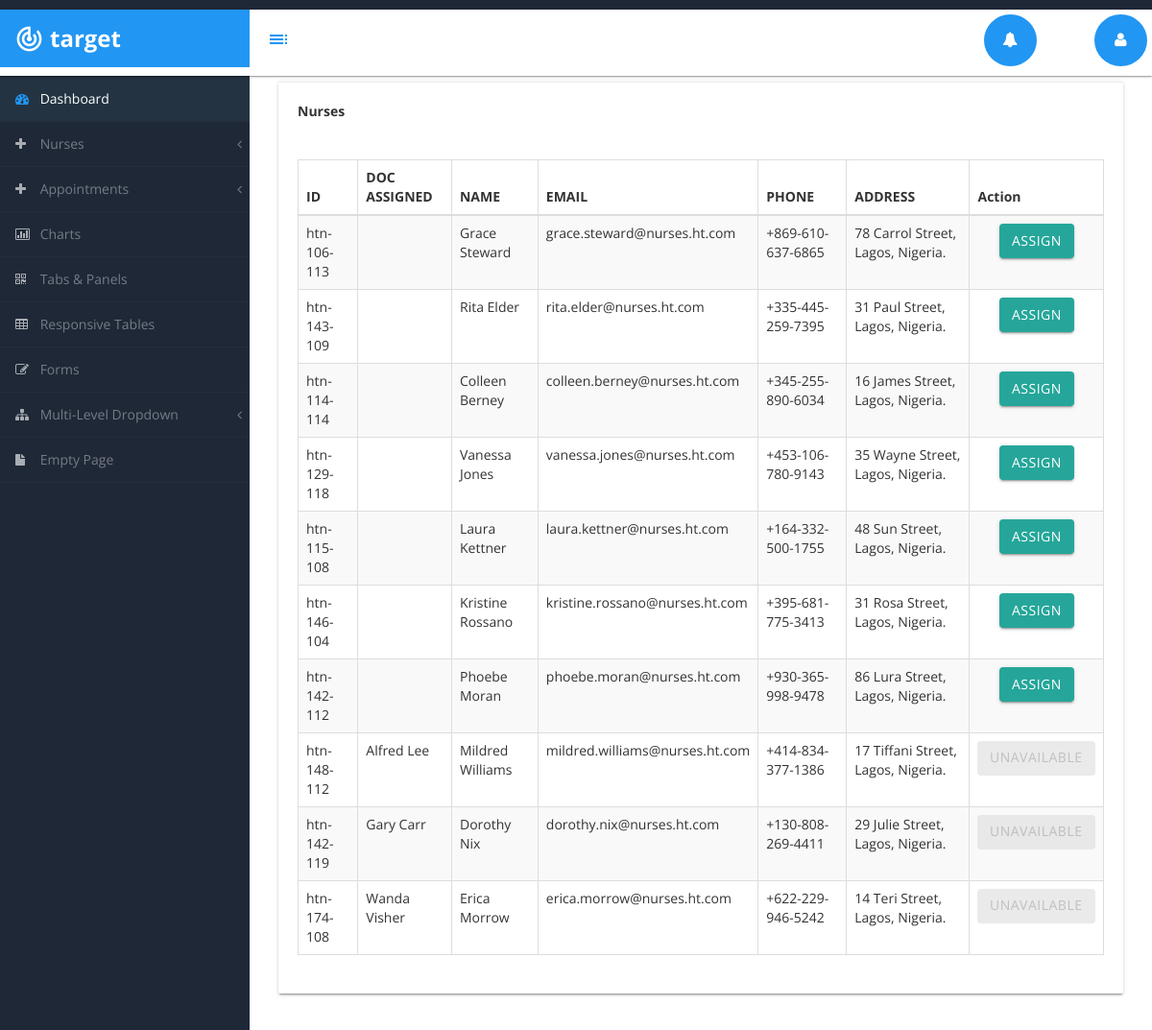
The app's page /nurses.php (signed in) with its own data.
### tables this page shows
CREATE TABLE IF NOT EXISTS `nurse` (
  `nurse_id` varchar(50) NOT NULL,
  `doctor_id` varchar(50) DEFAULT NULL,
  `room_id` varchar(50) DEFAULT NULL,
  `name` varchar(250) NOT NULL,
  `email` varchar(50) NOT NULL,
  `phone` varchar(20) NOT NULL,
  `address` longtext NOT NULL,
  `dateadded` datetime NOT NULL DEFAULT CURRENT_TIMESTAMP,
  PRIMARY KEY (`nurse_id`),
  KEY `doctor_id` (`doctor_id`)
);

CREATE TABLE IF NOT EXISTS `doctor` (
  `doctor_id` varchar(50) NOT NULL,
  `name` varchar(250) NOT NULL,
  `email` varchar(50) NOT NULL,
  `password` varchar(250) NOT NULL,
  `phone` varchar(20) NOT NULL,
  `address` longtext NOT NULL,
  `specialization` varchar(250) NOT NULL,
  `dateadded` datetime NOT NULL DEFAULT CURRENT_TIMESTAMP,
  PRIMARY KEY (`doctor_id`)
);

### nurses.php (the view, shortened to what this page needs)
<?php
    require_once 'base.php';
    $sql = "SELECT n.name as name, n.doctor_id as doctor_id, n.nurse_id as nurse_id, d.name as doc, n.email as email, n.address as address, n.phone as phone FROM `nurse` as n LEFT JOIN `doctor` as d on n.doctor_id = d.doctor_id ORDER BY d.name ";
    $result = mysqli_query($conn, $sql);
    if(!empty($result)){
        $nurses = mysqli_fetch_all($result, MYSQLI_ASSOC);
    }
?>
<!DOCTYPE html>
<html xmlns="http://www.w3.org/1999/xhtml">
<head>
    <?php include 'styles.php'; ?>
</head>
<body>
    <div id="wrapper">
        <?php include 'topnav.php'; ?>
        <?php include 'sidemenu.php'; ?>
		<div id="page-wrapper">
            <div id="page-inner">
                <div class="row">
                    <div class="col-md-12">
                        <div class="card">
                            <div class="card-action">
                                Nurses
                            </div>
                            <div class="card-content">
                                <div class="table-responsive">
                                    <table class="table table-striped table-bordered table-hover" id="dataTables-example">
                                        <thead>
                                            <tr>
                                                <th>ID</th>
                                                <th>DOC ASSIGNED</th>
                                                <th>NAME</th>
                                                <th>EMAIL</th>
                                                <th>PHONE</th>
                                                <th>ADDRESS</th>
                                                <th>Action</th>
                                            </tr>
                                        </thead>
                                        <tbody>
                                        <?php
                                            if(!empty($nurses)){
                                                foreach($nurses as $nurse){
                                        ?>
                                            <tr class='odd gradeX'>
                                                <td><?php echo $nurse['nurse_id'] ?></td>
                                                <td><?php echo $nurse['doc'] ?></td>
                                                <td><?php echo ucwords($nurse['name']) ?></td>
                                                <td><?php echo $nurse['email'] ?></td>
                                                <td><?php echo $nurse['phone'] ?></td>
                                                <td><?php echo $nurse['address'] ?></td>
                                                <td class="center">
                                                    <?php
                                                        if(empty($nurse['doctor_id'])){
                                                            echo "
                                                            <form action='nurses.php' method='post'>
                                                                <input type='hidden' name='nurse_id' value='$nurse[nurse_id]' />
                                                                <button type='submit' name='triggers' value='assign' class='waves-effect waves-light btn'>Assign</button>
                                                            </form>
                                                            ";
                                                        }else{
                                                            echo '<a class="btn waves-effect waves-light disabled">Unavailable<a>';
                                                        }
                                                    ?>
                                                </td>
                                            </tr>
                                        <?php
                                                }
                                            }else{
                                                echo "<p style='margin-left:30px;margin-right:30px;' class='text-light bg-danger text-center'>No Nurses assigned</p>";
                                            }
                                        ?>
                                        </tbody>
                                    </table>
                                </div>
                            </div>
                        </div>
                    </div>
                </div>
            </div>
        </div>
    </div>
</body>
</html>

### styles.php (shortened to what this page needs)
<link rel="stylesheet" href="assets/materialize/css/materialize.min.css" media="screen,projection" />
   <link href="assets/css/bootstrap.css" rel="stylesheet" />
   <link href="assets/css/font-awesome.css" rel="stylesheet" />
   <link href="assets/js/morris/morris-0.4.3.min.css" rel="stylesheet" />
   <link href="assets/css/custom-styles.css" rel="stylesheet" />
   <link rel="stylesheet" href="assets/js/Lightweight-Chart/cssCharts.css">

### topnav.php (shortened to what this page needs)
    <nav class="navbar navbar-default top-navbar" role="navigation">
        <div class="navbar-header">
            <a class="navbar-brand waves-effect waves-dark" href="index.html"><i class="large material-icons">track_changes</i> <strong>target</strong></a>
      <div id="sideNav" href=""><i class="material-icons dp48">toc</i></div>
        </div>
        <ul class="nav navbar-top-links navbar-right">
<li><a class="dropdown-button navbutton waves-effect waves-dark" href="#!" data-activates="dropdown2"><i class="fa fa-bell fa-fw"></i></a></li>
            <li>
            <a class="dropdown-button  waves-effect waves-dark" href="#!" data-activates="dropdown1">
            </a>
            </li>
<li><a class="dropdown-button navbutton waves-effect waves-dark" href="#!" data-activates="dropdown1"><i class="fa fa-user fa-fw"></i></a></li>
        </ul>
    </nav>

### sidemenu.php (shortened to what this page needs)
   <nav class="navbar-default navbar-side" role="navigation">
       <div class="sidebar-collapse">
           <ul class="nav" id="main-menu">
               <li>
                   <a class="active-menu waves-effect waves-dark" href="default.php"><i class="fa fa-dashboard"></i> Dashboard</a>
               </li>
               <li>
                   <a href="#" class="waves-effect waves-dark"><i class="fa fa-plus"></i> Nurses <span class="fa arrow"></span></a>
               </li>
               <li>
                   <a href="#" class="waves-effect waves-dark"><i class="fa fa-plus"></i> Appointments <span class="fa arrow"></span></a>
               </li>
<li>
                   <a href="chart.html" class="waves-effect waves-dark"><i class="fa fa-bar-chart-o"></i> Charts</a>
               </li>
               <li>
                   <a href="tab-panel.html" class="waves-effect waves-dark"><i class="fa fa-qrcode"></i> Tabs & Panels</a>
               </li>
               <li>
                   <a href="table.html" class="waves-effect waves-dark"><i class="fa fa-table"></i> Responsive Tables</a>
               </li>
               <li>
                   <a href="form.html" class="waves-effect waves-dark"><i class="fa fa-edit"></i> Forms </a>
               </li>
               <li>
                   <a href="#" class="waves-effect waves-dark"><i class="fa fa-sitemap"></i> Multi-Level Dropdown<span class="fa arrow"></span></a>
               </li>
               <li>
                   <a href="empty.html" class="waves-effect waves-dark"><i class="fa fa-fw fa-file"></i> Empty Page</a>
               </li>
           </ul>
       </div>
   </nav>

### assets/css/custom-styles.css (style rules this page uses)
body { font-family: 'Open Sans', sans-serif; background: #1F2837; }
#wrapper { width: 100%; }
#page-wrapper { padding: 15px 15px; min-height: 600px; background: #fff; }
#page-inner { width:100%; margin:10px 20px 10px 0px; padding: 15px 30px; min-height:1200px; }
.navbar-side { z-index: 0; }
.navbar-side .nav > li > a > i { color: rgba(255, 255, 255, 0.62);padding: 8px;width: 20px;text-align: center;font-size: 14px; }
.top-navbar { position: fixed;width: 100%;z-index: 300;-webkit-box-shadow: 0 3px 3px rgba(0, 0, 0, 0.05);-moz-box-shadow: 0 3px 3px rgba(0, 0, 0, 0.05);box-shadow: 0 3px 3px rgba(0, 0, 0, 0.05);box-shadow: 0 1px 3px 0 rgba(0,0,0,.2),0 1px 1px 0 rgba(0,0,0,.14),0 2px 1px -1px rgba(0,0,0,.12); }
.navbar-side { z-index: 2; position: fixed; width: 260px; top: 80px; box-shadow: none; }
#page-wrapper { position: relative; top: 55px; -moz-box-shadow: 0 0 10px #757575; }
.top-navbar { margin:0px; }
.top-navbar .navbar-brand { color: #fff;width: 260px;text-align: left;height: 60px;font-size: 24px;font-weight: 700;line-height: 30px;background: #2196f3; }
.top-navbar .nav > li { position: relative; display: inline-block; margin: 0px; padding: 0px; }
.top-navbar .nav > li > a { position: relative;display: block;padding: 17px;color: #484848;margin: 0px; }
.active-menu, .active-menu i { background-color: #233342 !important; color: #fff !important; }
.active-menu i { color: #2196f3 !important; }
.arrow { float: right; margin-top: 8px; }
.fa.arrow:before { content: "\f104"; }
.sidebar-collapse , .sidebar-collapse .nav { background:none; }
.sidebar-collapse .nav { padding:0; }
.sidebar-collapse .nav > li > a { color: rgba(255, 255, 255, 0.39); background:transparent; text-shadow:none; }
.sidebar-collapse > .nav > li > a { padding: 8px; font-size: 14px; }
.sidebar-collapse > .nav > li { border-bottom: 1px solid rgba(107, 108, 109, 0.08); }
.navbar-side { border:none; background: #1F2837; }
.top-navbar { background: #ffffff; border-bottom:none; }
.top-navbar .nav > li > a > i { margin-right: 0; }
.navbar-default { border: 0px solid #1f2837; }
.navbar-header { background: transparent; }
.nav > li > a > i { margin-right:10px; color: #1f2837; font-size: 16px; }
#sideNav { float: left; left: 0; z-index: 3; color: #2196f3; cursor:pointer; border-radius: 0; width: 14px; font-size: 44px; line-height: 33px; margin: 7px 0 0 13px; background: #ffffff; width: 34px; height: 34px; text-align: center; line-height: 34px; padding-top: 5px; margin-top: 14px; border-radius: 50%; }
#page-wrapper { background: #fff; }
@media (min-width:768px) { #page-wrapper { margin: 0 0 0 260px; padding: 0; min-height: 1200px; } }
@media (min-width:768px) { .navbar-side { width: 260px; z-index: 1; } }
@media (min-width:768px) { .navbar { border-radius: 0px; } }
.navbar-brand i.large.material-icons { float: left; font-size: 31px; margin-right: 6px; }
.navbutton { background-color: #2196f3; border-radius: 100%; margin: 5px!important; color: #fff !important; }
.navbutton > i { color: #fff !important; }
.navbar-right { margin-right: 0!important; }

### records on screen
nurse: nurse_id "htn-106-113", name "Grace Steward", email "grace.steward@nurses.ht.com", phone "+869-610-637-6865", address "78 Carrol Street, Lagos, Nigeria."
nurse: nurse_id "htn-143-109", name "Rita Elder", email "rita.elder@nurses.ht.com", phone "+335-445-259-7395", address "31 Paul Street, Lagos, Nigeria."
nurse: nurse_id "htn-114-114", name "Colleen Berney", email "colleen.berney@nurses.ht.com", phone "+345-255-890-6034", address "16 James Street, Lagos, Nigeria."
nurse: nurse_id "htn-129-118", name "Vanessa Jones", email "vanessa.jones@nurses.ht.com", phone "+453-106-780-9143", address "35 Wayne Street, Lagos, Nigeria."
nurse: nurse_id "htn-115-108", name "Laura Kettner", email "laura.kettner@nurses.ht.com", phone "+164-332-500-1755", address "48 Sun Street, Lagos, Nigeria."
nurse: nurse_id "htn-146-104", name "Kristine Rossano", email "kristine.rossano@nurses.ht.com", phone "+395-681-775-3413", address "31 Rosa Street, Lagos, Nigeria."
nurse: nurse_id "htn-142-112", name "Phoebe Moran", email "phoebe.moran@nurses.ht.com", phone "+930-365-998-9478", address "86 Lura Street, Lagos, Nigeria."
nurse: nurse_id "htn-148-112", doctor.name "Alfred Lee", name "Mildred Williams", email "mildred.williams@nurses.ht.com", phone "+414-834-377-1386", address "17 Tiffani Street, Lagos, Nigeria.", shows "UNAVAILABLE"
nurse: nurse_id "htn-142-119", doctor.name "Gary Carr", name "Dorothy Nix", email "dorothy.nix@nurses.ht.com", phone "+130-808-269-4411", address "29 Julie Street, Lagos, Nigeria.", shows "UNAVAILABLE"
nurse: nurse_id "htn-174-108", doctor.name "Wanda Visher", name "Erica Morrow", email "erica.morrow@nurses.ht.com", phone "+622-229-946-5242", address "14 Teri Street, Lagos, Nigeria.", shows "UNAVAILABLE"
